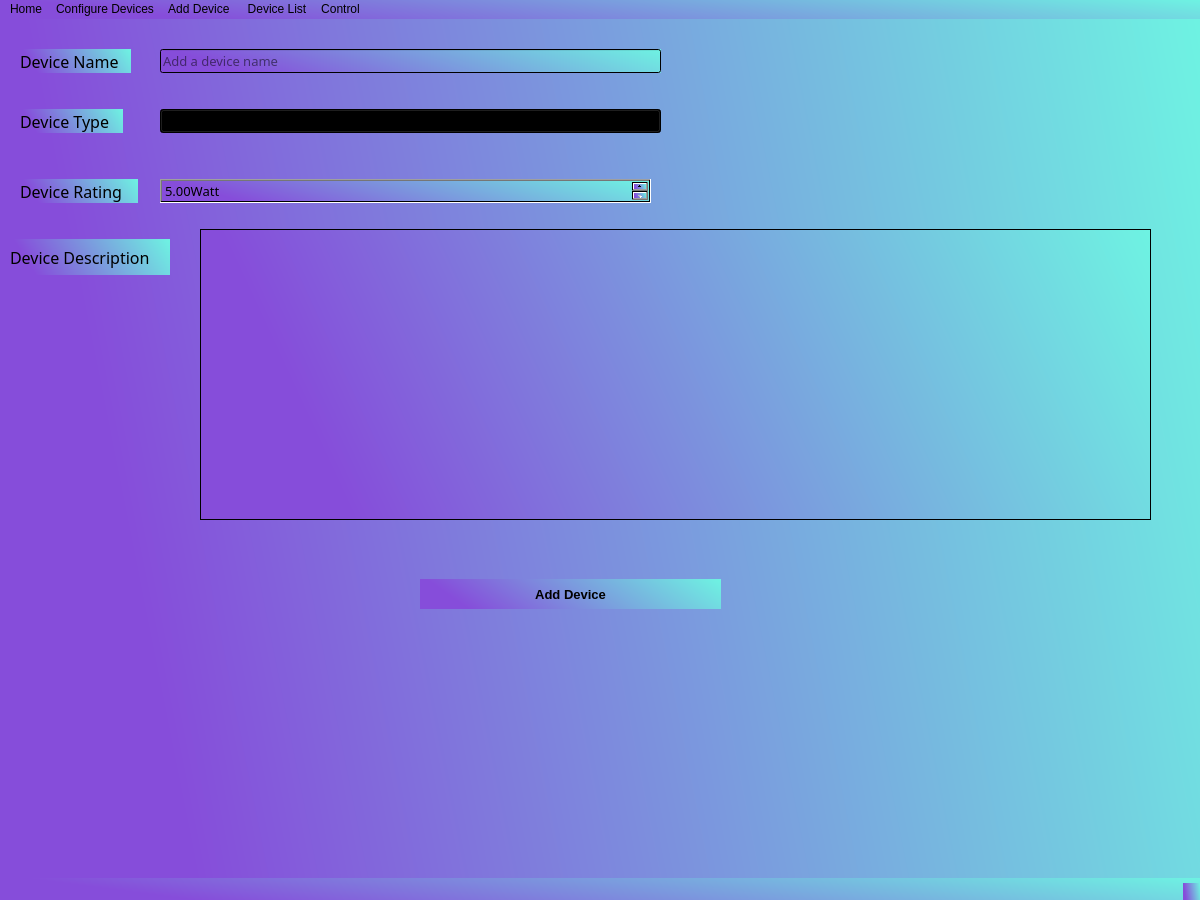
<?xml version="1.0" encoding="UTF-8"?>
<ui version="4.0">
 <class>MainWindow</class>
 <widget class="QMainWindow" name="MainWindow">
  <property name="geometry">
   <rect>
    <x>0</x>
    <y>0</y>
    <width>1200</width>
    <height>900</height>
   </rect>
  </property>
  <property name="windowTitle">
   <string>MainWindow</string>
  </property>
  <property name="styleSheet">
   <string notr="true">background-color: qlineargradient(spread:pad, x1:0.039801, y1:0.136, x2:1, y2:0, stop:0 rgba(134, 77, 218, 255), stop:1 rgba(110, 243, 226, 255));
</string>
  </property>
  <widget class="QWidget" name="MainWidget">
   <widget class="QLabel" name="NameLabel">
    <property name="geometry">
     <rect>
      <x>20</x>
      <y>30</y>
      <width>111</width>
      <height>24</height>
     </rect>
    </property>
    <property name="font">
     <font>
      <family>Mongolian Baiti</family>
      <pointsize>12</pointsize>
      <weight>50</weight>
      <italic>false</italic>
      <bold>false</bold>
     </font>
    </property>
    <property name="styleSheet">
     <string notr="true">font: 12pt &quot;Mongolian Baiti&quot;;</string>
    </property>
    <property name="text">
     <string>Device Name</string>
    </property>
   </widget>
   <widget class="QLineEdit" name="NameEdit">
    <property name="geometry">
     <rect>
      <x>160</x>
      <y>30</y>
      <width>501</width>
      <height>24</height>
     </rect>
    </property>
    <property name="font">
     <font>
      <family>Mongolian Baiti</family>
      <pointsize>10</pointsize>
      <weight>50</weight>
      <italic>false</italic>
      <bold>false</bold>
     </font>
    </property>
    <property name="styleSheet">
     <string notr="true">font: 10pt &quot;Mongolian Baiti&quot;;</string>
    </property>
    <property name="placeholderText">
     <string>Add a device name</string>
    </property>
   </widget>
   <widget class="QLabel" name="deviceTypeLabel">
    <property name="geometry">
     <rect>
      <x>20</x>
      <y>90</y>
      <width>103</width>
      <height>24</height>
     </rect>
    </property>
    <property name="font">
     <font>
      <family>Mongolian Baiti</family>
      <pointsize>12</pointsize>
      <weight>50</weight>
      <italic>false</italic>
      <bold>false</bold>
     </font>
    </property>
    <property name="styleSheet">
     <string notr="true">font: 12pt &quot;Mongolian Baiti&quot;;</string>
    </property>
    <property name="text">
     <string>Device Type</string>
    </property>
   </widget>
   <widget class="QComboBox" name="DeviceTypeCombo">
    <property name="geometry">
     <rect>
      <x>160</x>
      <y>90</y>
      <width>501</width>
      <height>24</height>
     </rect>
    </property>
    <property name="font">
     <font>
      <family>Mongolian Baiti</family>
      <pointsize>10</pointsize>
      <weight>50</weight>
      <italic>false</italic>
      <bold>false</bold>
     </font>
    </property>
    <property name="styleSheet">
     <string notr="true">font: 10pt &quot;Mongolian Baiti&quot;;
</string>
    </property>
    <item>
     <property name="text">
      <string>Bulb</string>
     </property>
    </item>
    <item>
     <property name="text">
      <string>Fan</string>
     </property>
    </item>
    <item>
     <property name="text">
      <string>Screen</string>
     </property>
    </item>
    <item>
     <property name="text">
      <string>Charger</string>
     </property>
    </item>
    <item>
     <property name="text">
      <string>Speaker</string>
     </property>
    </item>
    <item>
     <property name="text">
      <string>RGB Strip</string>
     </property>
    </item>
    <item>
     <property name="text">
      <string>LED Bulb</string>
     </property>
    </item>
    <item>
     <property name="text">
      <string>Lamp</string>
     </property>
    </item>
    <item>
     <property name="text">
      <string>Tubelight</string>
     </property>
    </item>
    <item>
     <property name="text">
      <string>Camera</string>
     </property>
    </item>
    <item>
     <property name="text">
      <string>Some other small appliance</string>
     </property>
    </item>
   </widget>
   <widget class="QLabel" name="loadTypeLabel">
    <property name="geometry">
     <rect>
      <x>20</x>
      <y>160</y>
      <width>118</width>
      <height>24</height>
     </rect>
    </property>
    <property name="font">
     <font>
      <family>Mongolian Baiti</family>
      <pointsize>12</pointsize>
      <weight>50</weight>
      <italic>false</italic>
      <bold>false</bold>
     </font>
    </property>
    <property name="styleSheet">
     <string notr="true">font: 12pt &quot;Mongolian Baiti&quot;;</string>
    </property>
    <property name="text">
     <string>Device Rating</string>
    </property>
   </widget>
   <widget class="QDoubleSpinBox" name="doubleSpinBox">
    <property name="geometry">
     <rect>
      <x>160</x>
      <y>160</y>
      <width>491</width>
      <height>24</height>
     </rect>
    </property>
    <property name="font">
     <font>
      <family>Mongolian Baiti</family>
      <pointsize>10</pointsize>
      <weight>50</weight>
      <italic>false</italic>
      <bold>false</bold>
     </font>
    </property>
    <property name="styleSheet">
     <string notr="true">font: 10pt &quot;Mongolian Baiti&quot;;</string>
    </property>
    <property name="suffix">
     <string>Watt</string>
    </property>
    <property name="minimum">
     <double>5.000000000000000</double>
    </property>
    <property name="maximum">
     <double>150.990000000000009</double>
    </property>
   </widget>
   <widget class="QLabel" name="DescriptionLabel">
    <property name="geometry">
     <rect>
      <x>10</x>
      <y>220</y>
      <width>160</width>
      <height>36</height>
     </rect>
    </property>
    <property name="font">
     <font>
      <family>Mongolian Baiti</family>
      <pointsize>12</pointsize>
      <weight>50</weight>
      <italic>false</italic>
      <bold>false</bold>
     </font>
    </property>
    <property name="styleSheet">
     <string notr="true">font: 12pt &quot;Mongolian Baiti&quot;;</string>
    </property>
    <property name="text">
     <string>Device Description</string>
    </property>
   </widget>
   <widget class="QTextEdit" name="description">
    <property name="geometry">
     <rect>
      <x>200</x>
      <y>210</y>
      <width>951</width>
      <height>291</height>
     </rect>
    </property>
    <property name="font">
     <font>
      <pointsize>10</pointsize>
      <weight>75</weight>
      <bold>true</bold>
     </font>
    </property>
    <property name="frameShape">
     <enum>QFrame::StyledPanel</enum>
    </property>
    <property name="frameShadow">
     <enum>QFrame::Raised</enum>
    </property>
   </widget>
   <widget class="QPushButton" name="AddBtn">
    <property name="geometry">
     <rect>
      <x>420</x>
      <y>560</y>
      <width>301</width>
      <height>30</height>
     </rect>
    </property>
    <property name="font">
     <font>
      <pointsize>10</pointsize>
      <weight>75</weight>
      <bold>true</bold>
     </font>
    </property>
    <property name="styleSheet">
     <string notr="true">border:80
</string>
    </property>
    <property name="text">
     <string>Add Device</string>
    </property>
   </widget>
  </widget>
  <widget class="QMenuBar" name="menubar">
   <property name="geometry">
    <rect>
     <x>0</x>
     <y>0</y>
     <width>1200</width>
     <height>26</height>
    </rect>
   </property>
   <widget class="QMenu" name="HomeMenu">
    <property name="title">
     <string>Home</string>
    </property>
   </widget>
   <widget class="QMenu" name="DeviceConfig">
    <property name="title">
     <string>Configure Devices</string>
    </property>
   </widget>
   <widget class="QMenu" name="AddDeviceMenu">
    <property name="title">
     <string>Add Device </string>
    </property>
   </widget>
   <widget class="QMenu" name="DeviceListMenu">
    <property name="title">
     <string>Device List</string>
    </property>
   </widget>
   <widget class="QMenu" name="ControlMenu">
    <property name="title">
     <string>Control</string>
    </property>
   </widget>
   <addaction name="HomeMenu"/>
   <addaction name="DeviceConfig"/>
   <addaction name="AddDeviceMenu"/>
   <addaction name="DeviceListMenu"/>
   <addaction name="ControlMenu"/>
  </widget>
  <widget class="QStatusBar" name="statusbar"/>
 </widget>
 <resources/>
 <connections/>
</ui>
